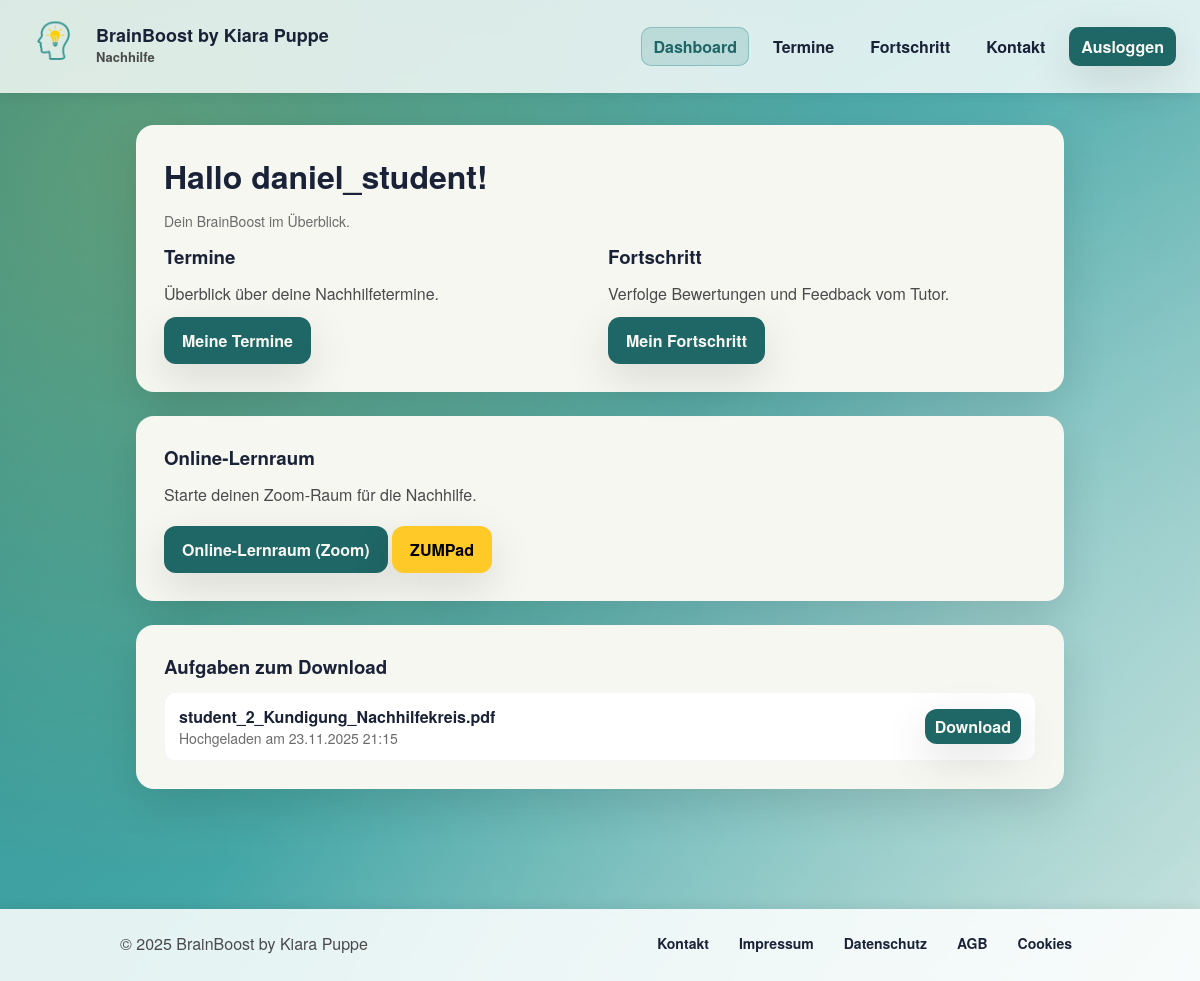
Page /dashboard/ (signed in) on the committed database.
### core/models.py (models this page shows, shortened)
class CustomUser(AbstractUser):
    class Roles(models.TextChoices):
        STUDENT = "student", "Schüler/Student"
        PARENT = "parent", "Parent"
        TUTOR = "tutor", "Tutor"
    role = models.CharField(
        max_length=20,
        choices=Roles.choices,
        default=Roles.STUDENT,
    )

class LearningMaterial(models.Model):
    class Kind(models.TextChoices):
        TASK = "task", "Aufgabe"
        SOLUTION = "solution", "Lösung"
    student = models.ForeignKey(
        StudentProfile,
        on_delete=models.CASCADE,
        related_name="materials",
    )
    uploaded_by = models.ForeignKey(
        TutorProfile,
        on_delete=models.CASCADE,
        related_name="materials",
    )
    kind = models.CharField(max_length=20, choices=Kind.choices)
    file = models.FileField(
        upload_to=material_upload_path,
        validators=[
            FileExtensionValidator(
                allowed_extensions=["pdf", "png", "jpg", "jpeg", "docx"]
            )
        ],
    )
    uploaded_at = models.DateTimeField(auto_now_add=True)
    class Meta:
        ordering = ["-uploaded_at"]
        verbose_name = "Material"
        verbose_name_plural = "Materialien"

### core/views.py (the view, shortened to what this page needs)
# urls.py: path("dashboard/", views.dashboard, name="dashboard"),
@login_required
def dashboard(request):
    _ensure_profile_for_user(request.user)
    context = {}
    if request.user.role == CustomUser.Roles.STUDENT:
        template = "dashboard_student.html"
        if hasattr(request.user, "student_profile"):
            context["tasks"] = LearningMaterial.objects.filter(
                student=request.user.student_profile, kind=LearningMaterial.Kind.TASK
            )
    else:
        template = "dashboard_student.html"
    return render(request, template, context)

### core/views.py (called while the page is built)
def _ensure_profile_for_user(user: CustomUser):
    if user.role == CustomUser.Roles.STUDENT and not hasattr(user, "student_profile"):
        StudentProfile.objects.create(user=user)
    elif user.role == CustomUser.Roles.PARENT and not hasattr(user, "parent_profile"):
        ParentProfile.objects.create(user=user)
    elif user.role == CustomUser.Roles.TUTOR and not hasattr(user, "tutor_profile"):
        TutorProfile.objects.create(user=user)

### core/templates/dashboard_student.html (shortened to what this page needs)
{% extends "base.html" %}
{% block content %}
<div class="card">
    <h1>Hallo {{ request.user.username }}!</h1>
    <p class="muted">Dein BrainBoost im Überblick.</p>
    <div class="grid two">
        <div>
            <h3>Termine</h3>
            <p>Überblick über deine Nachhilfetermine.</p>
            <a class="button" href="{% url 'lesson_list' %}">Meine Termine</a>
        </div>
        <div>
            <h3>Fortschritt</h3>
            <p>Verfolge Bewertungen und Feedback vom Tutor.</p>
            <a class="button" href="{% url 'progress' %}">Mein Fortschritt</a>
        </div>
    </div>
</div>
<div class="card">
    <h3>Online-Lernraum</h3>
    <p>Starte deinen Zoom-Raum für die Nachhilfe.</p>
    {% if request.user.student_profile.zoom_link %}
        <a class="button" style="margin-top:8px;" href="{{ request.user.student_profile.zoom_link }}" target="_blank" rel="noopener">Online-Lernraum (Zoom)</a>
    {% else %}
        <p class="muted">Es ist noch kein Zoom-Link hinterlegt.</p>
    {% endif %}
    {% if request.user.student_profile.zumpad_link %}
        <a class="button" style="margin-top:8px; background: var(--yellow); color:#000;" href="{{ request.user.student_profile.zumpad_link }}" target="_blank" rel="noopener">ZUMPad</a>
    {% endif %}
</div>
<div class="card">
    <h3>Aufgaben zum Download</h3>
    {% if tasks %}
        <ul class="list">
            {% for material in tasks %}
                <li>
                    <div>
                        <strong>{{ material.file.name|cut:"materials/task/"|cut:"materials/solution/" }}</strong>
                        <div class="muted">Hochgeladen am {{ material.uploaded_at|date:"d.m.Y H:i" }}</div>
                    </div>
                    <a class="button" style="padding:6px 10px;" href="{{ material.file.url }}">Download</a>
                </li>
            {% endfor %}
        </ul>
    {% else %}
        <p class="muted">Keine Aufgaben verfügbar.</p>
    {% endif %}
</div>
{% endblock %}

### core/static/core/styles.css (style rules this page uses)
:root { --teal: #2c8a8a; --teal-dark: #1f6666; --cream: #f7f7f2; --yellow: #ffc928; --red: #e63946; --slate: #4a4a4a; --accent: #1a2238; --card-radius: 18px; --shadow: 0 15px 45px rgba(0,0,0,0.12); --font-sans: "Nunito", "Avenir", "Helvetica Neue", Arial, sans-serif; }
* { box-sizing: border-box; }
body { margin: 0; font-family: var(--font-sans); background: linear-gradient(135deg, var(--teal) 0%, #43a6a6 50%, #c3e0db 100%); color: var(--accent); min-height: 100vh; }
.card { background: var(--cream); border-radius: var(--card-radius); padding: 28px; box-shadow: var(--shadow); margin-bottom: 24px; }
h1, h2, h3 { margin: 0 0 12px; color: var(--accent); }
p { margin: 0 0 12px; color: var(--slate); }
.button { display: inline-block; padding: 12px 18px; border-radius: 12px; background: var(--teal-dark); color: var(--cream); text-decoration: none; font-weight: 700; border: none; cursor: pointer; box-shadow: var(--shadow); transition: transform 0.15s ease, box-shadow 0.15s ease; }
.muted { color: #6b6b6b; font-size: 14px; }
.list { list-style: none; padding: 0; margin: 0; display: grid; gap: 10px; }
.list li { padding: 12px 14px; border-radius: 12px; background: #fff; border: 1px solid rgba(0,0,0,0.04); display: flex; justify-content: space-between; align-items: center; gap: 10px; }
.list li > div { flex: 1; min-width: 0; }
.list li strong { display: block; overflow-wrap: anywhere; }
.grid { display: grid; gap: 16px; }
.grid.two { grid-template-columns: repeat(auto-fit, minmax(280px, 1fr)); }

### rows in the picture
CustomUser: user.username "daniel_student"
LearningMaterial: file.name "student_2_Kundigung_Nachhilfekreis.pdf", uploaded_at "23.11.2025 21:15"
